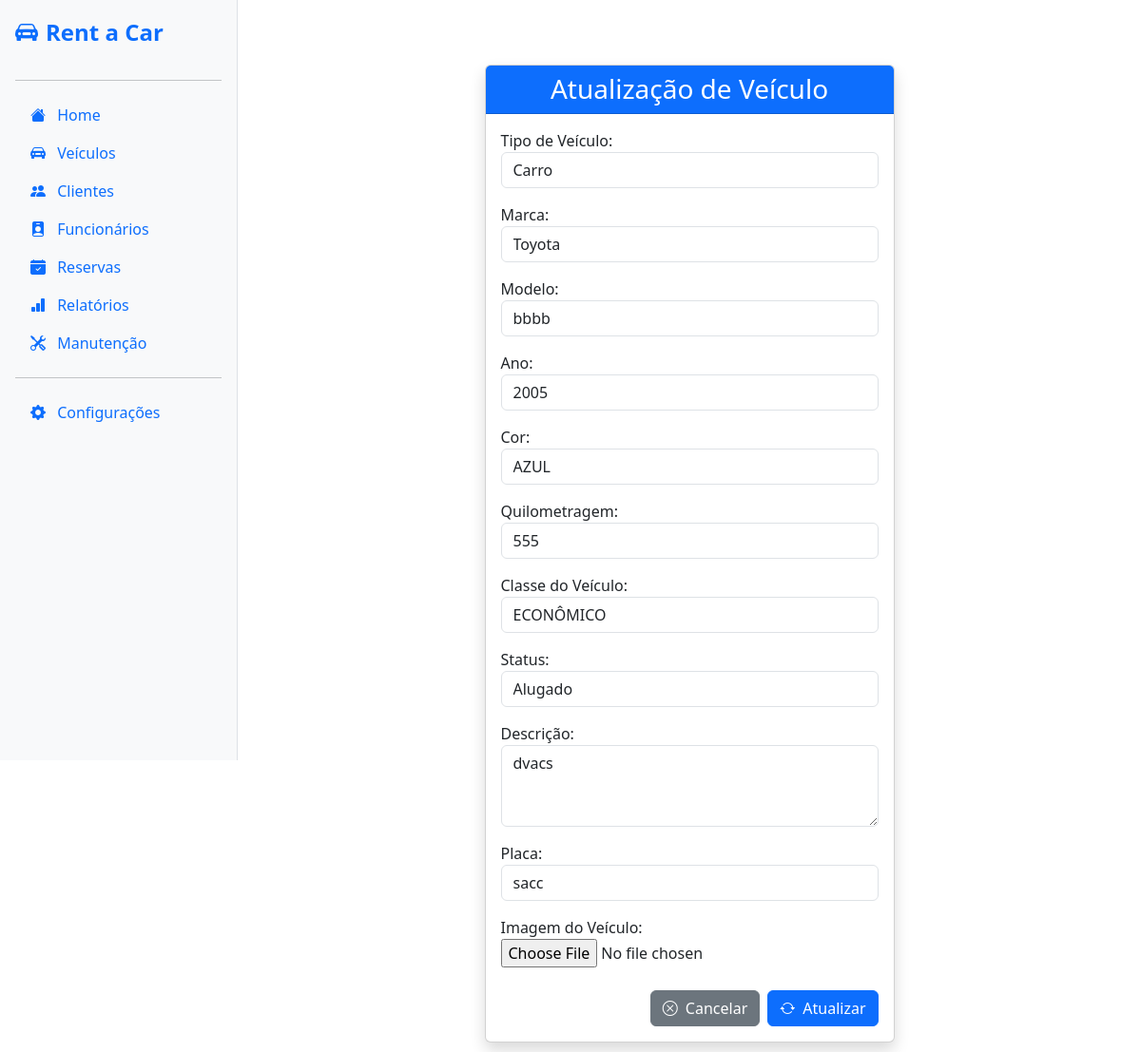
The page /atualizar/10/ on the database its author committed.
### vehicles/models.py (models this page shows, shortened)
class Vehicle(models.Model):
    vehicle_type = models.CharField(max_length=10, choices=VEHICLE_TYPE_CHOICES)
    brand = models.CharField(max_length=20, choices=VEHICLE_BRAND_CHOICES)
    model = models.CharField(max_length=50)
    year = models.IntegerField()
    color = models.CharField(max_length=20)
    km = models.IntegerField()
    status = models.CharField(max_length=20, choices=STATUS_CHOICES, default='available')
    description = models.TextField(blank=True, null=True)
    created_at = models.DateTimeField(auto_now_add=True)
    plate = models.CharField(max_length=10, unique=True, default='')
    vehicle_class = models.ForeignKey(VehicleClass, on_delete=models.PROTECT)
    image = models.ImageField(upload_to='vehicles/images/', blank=True, null=True)

### vehicles/views.py (the view)
# urls.py: path('atualizar/<int:vehicle_id>/', views.update_vehicle, name='update_vehicle'),
def update_vehicle(request, vehicle_id):
    vehicle = Vehicle.objects.get(id=vehicle_id)
    if request.method == 'POST':
        form = VehicleForm(request.POST, instance=vehicle, files=request.FILES)
        if form.is_valid():
            form.save()
            return redirect('list_vehicles')
    else:
        form = VehicleForm(instance=vehicle)
    dados = {
        'form': form,
        'vehicle': vehicle,
    }
    return render(request, 'vehicles/update_vehicle.html', dados)

### vehicles/models.py (called while the page is built)
    def __str__(self):
        return self.name

### vehicles/templates/vehicles/update_vehicle.html
{% extends "base/base.html" %} {% block content %}
<div class="container mt-5">
  <div class="row justify-content-center">
    <div class="col-md-8 col-lg-6">
      <div class="card shadow">
        <div class="card-header bg-primary text-white text-center">
          <h3 class="mb-0">Atualização de Veículo</h3>
        </div>
        <div class="card-body">
          <form method="post" enctype="multipart/form-data">
            {% csrf_token %} {{ form.as_p }}
            <div class="d-flex justify-content-end gap-2 mt-4">
              <a
                href="{% url 'list_vehicles' %}"
                class="btn btn-secondary d-flex align-items-center"
              >
                <i class="bi bi-x-circle me-2"></i> Cancelar
              </a>
              <button
                type="submit"
                class="btn btn-primary d-flex align-items-center"
              >
                <i class="bi bi-arrow-repeat me-2"></i> Atualizar
              </button>
            </div>
          </form>
        </div>
      </div>
    </div>
  </div>
</div>
{% endblock %}

### rows shown on the page
Vehicle: vehicle_type "Carro", brand "Toyota", model "bbbb", year "2005", color "AZUL", km "555", vehicle_class "ECONÔMICO", status "Alugado", description "dvacs", plate "sacc"
